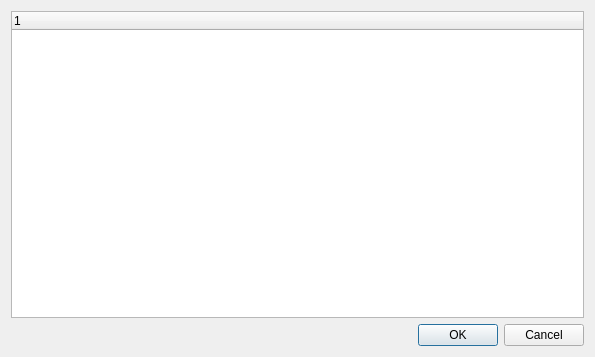
<?xml version="1.0" encoding="UTF-8"?>
<ui version="4.0">
 <class>SelectColumn</class>
 <widget class="QDialog" name="SelectColumn">
  <property name="geometry">
   <rect>
    <x>0</x>
    <y>0</y>
    <width>595</width>
    <height>357</height>
   </rect>
  </property>
  <property name="windowTitle">
   <string>Select column</string>
  </property>
  <layout class="QVBoxLayout" name="verticalLayout">
   <item>
    <widget class="QTreeWidget" name="ColumnList">
     <property name="showDropIndicator" stdset="0">
      <bool>true</bool>
     </property>
     <property name="rootIsDecorated">
      <bool>false</bool>
     </property>
     <property name="itemsExpandable">
      <bool>false</bool>
     </property>
     <column>
      <property name="text">
       <string>1</string>
      </property>
     </column>
    </widget>
   </item>
   <item>
    <widget class="QDialogButtonBox" name="buttonBox">
     <property name="orientation">
      <enum>Qt::Horizontal</enum>
     </property>
     <property name="standardButtons">
      <set>QDialogButtonBox::Cancel|QDialogButtonBox::Ok</set>
     </property>
    </widget>
   </item>
  </layout>
 </widget>
 <resources/>
 <connections>
  <connection>
   <sender>buttonBox</sender>
   <signal>accepted()</signal>
   <receiver>SelectColumn</receiver>
   <slot>accept()</slot>
   <hints>
    <hint type="sourcelabel">
     <x>227</x>
     <y>336</y>
    </hint>
    <hint type="destinationlabel">
     <x>157</x>
     <y>274</y>
    </hint>
   </hints>
  </connection>
  <connection>
   <sender>buttonBox</sender>
   <signal>rejected()</signal>
   <receiver>SelectColumn</receiver>
   <slot>reject()</slot>
   <hints>
    <hint type="sourcelabel">
     <x>295</x>
     <y>342</y>
    </hint>
    <hint type="destinationlabel">
     <x>286</x>
     <y>274</y>
    </hint>
   </hints>
  </connection>
 </connections>
</ui>
